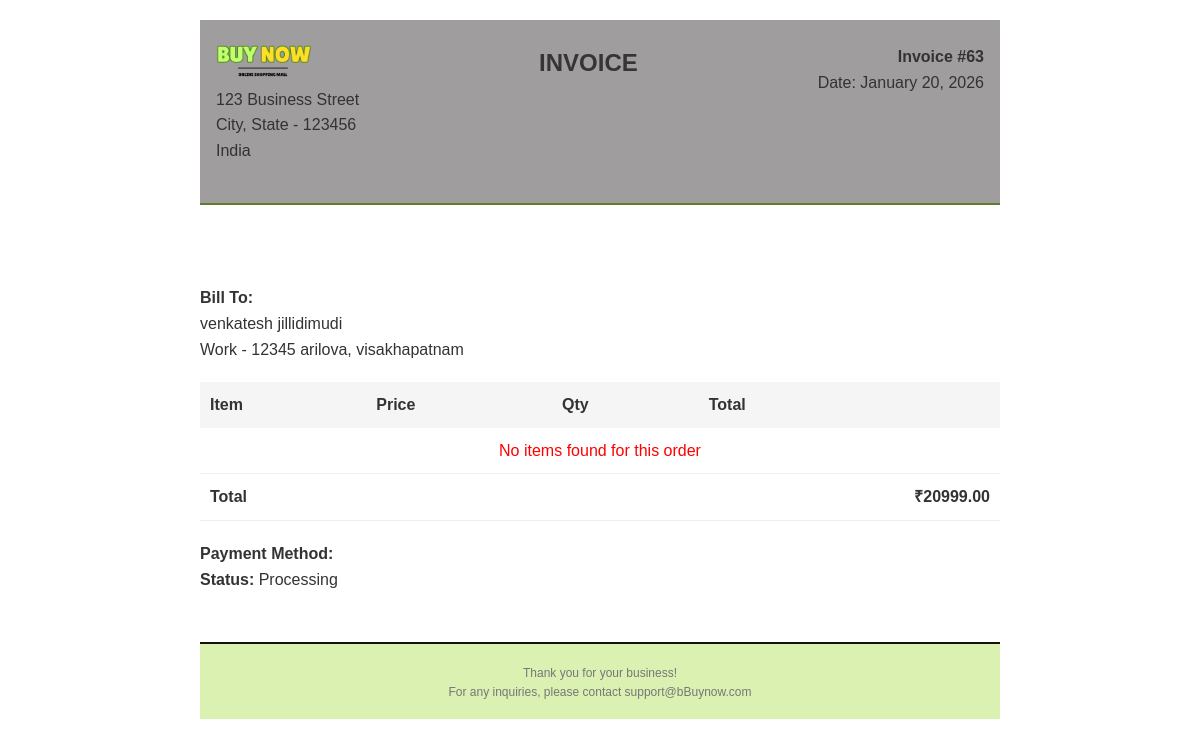
/order/invoice/63/ (signed in), run on the app's committed database.
### shop/models.py (models this page shows, shortened)
class Order(models.Model):
    STATUS_CHOICES = [
        ('P', 'Pending'),
        ('PR', 'Processing'),
        ('S', 'Shipped'),
        ('D', 'Delivered'),
        ('C', 'Cancelled'),
    ]
    user = models.ForeignKey(User, on_delete=models.CASCADE)
    items = models.ManyToManyField(CartItem)
    total_price = models.DecimalField(max_digits=10, decimal_places=2 ,default=0 )
    shipping_address = models.TextField(
        default="Address not provided",  # Or any sensible defaul
        blank=True  # Also add this if the field can be empty
        )
    status = models.CharField(max_length=2, choices=STATUS_CHOICES, default='PR')
    created_at = models.DateTimeField(auto_now_add=True)
    estimated_delivery = models.DateField(
        default=timezone.now() + timedelta(days=7)  # Default to 7 days from now
    )

### shop/views.py (the view)
# urls.py: path('order/invoice/<int:order_id>/', view_invoice, name='view_invoice'),
@login_required
def view_invoice(request, order_id):
    try:
        order = Order.objects.get(id=order_id, user=request.user)
    except Order.DoesNotExist:
        messages.error(request, "Order not found.")
        return redirect('order_history')
    return render(request, 'shop/invoice_template.html', {
        'order': order,
        'user': request.user
    })

### shop/context_processors.py (called while the page is built)
def wishlist_count(request):
    if request.user.is_authenticated:
        wishlist, created = Wishlist.objects.get_or_create(user=request.user)
        return {'wishlist_count': wishlist.products.count()}
    return {'wishlist_count': 0}

def cart_count(request):
    if request.user.is_authenticated:
        try:
            cart = Cart.objects.get(user=request.user)
            return {'cart_count': cart.items.count()}
        except Cart.DoesNotExist:
            return {'cart_count': 0}
    return {'cart_count': 0}

### shop/templates/shop/invoice_template.html (shortened to what this page needs)
{% load static %}
<!DOCTYPE html>
<html lang="en">
<head>
    <link rel="stylesheet" href="{% static 'css/invoice_template.css' %}">
</head>
<body>
    <div class="invoice-header">
        <div>
            <div class="company-address">
                <img src="{% static 'image/buy now logo.png' %}" alt="logo" style="height: 35px; width: auto;" /><br>
                123 Business Street<br>
                City, State - 123456<br>
                India
            </div>
        </div>
        <div class="invoice-title">INVOICE</div>
        <div class="invoice-details">
            <div><strong>Invoice #{{ order.id }}</strong></div>
            <div>Date: {{ order.created_at|date:"F j, Y" }}</div>
        </div>
    </div>
    <div class="customer-address">
        <strong>Bill To:</strong><br>
        {% if user %}
            {{ user.first_name }} {{ user.last_name }}<br>
        {% else %}
            <span style="color:red;">User not found</span><br>
        {% endif %}
        {% if order.shipping_address %}
            {{ order.shipping_address }}
        {% else %}
            <span style="color:red;">Shipping address not found</span>
        {% endif %}
    </div>
    <table class="items-table">
        <thead>
            <tr>
                <th>Item</th>
                <th>Price</th>
                <th>Qty</th>
                <th class="text-right">Total</th>
            </tr>
        </thead>
        <tbody>
            {% if order.items.all|length > 0 %}
                {% for item in order.items.all %}
                <tr>
                    <td>{{ item.product.name }}</td>
                    <td>₹{{ item.product.price }}</td>
                    <td>{{ item.quantity }}</td>
                    <td class="text-right">₹{{ item.total_price }}</td>
                </tr>
                {% endfor %}
            {% else %}
                <tr>
                    <td colspan="4" style="color:red; text-align:center;">No items found for this order</td>
                </tr>
            {% endif %}
            <tr class="total-row">
                <td colspan="3">Total</td>
                <td class="text-right">₹{{ order.total_price }}</td>
            </tr>
        </tbody>
    </table>
    <div class="payment-info">
        <strong>Payment Method:</strong> {{ order.payment_set.first.get_payment_method_display }}<br>
        <strong>Status:</strong> {{ order.get_status_display }}
    </div>
    <div class="footer">
        Thank you for your business!<br>
        For any inquiries, please contact support@bBuynow.com
    </div>
</body>
</html>

### shop/static/css/invoice_template.css (style rules this page uses)
body { font-family: Arial, sans-serif; line-height: 1.6; color: #333; max-width: 800px; margin: 0 auto; padding: 20px; }
.invoice-header { display: flex; justify-content: space-between; margin-bottom: 5rem; border-bottom: 2px solid #537915da; padding-bottom: 20px; padding-top: 1.5rem; padding-left: 1rem; padding-right: 1rem; background-color: #6a6767a4; }
.invoice-title { font-size: 24px; font-weight: bold; color: #393434; padding-bottom: 1.5rem; }
.invoice-details { text-align: right; }
.company-address, .customer-address { margin-bottom: 20px; }
.items-table { width: 100%; border-collapse: collapse; margin: 20px 0; }
.items-table th { background: #f5f5f5; text-align: left; padding: 10px; }
.items-table td { padding: 10px; border-bottom: 1px solid #eee; }
.text-right { text-align: right; }
.total-row { font-weight: bold; }
.footer { margin-top: 50px; padding-top: 20px; padding-bottom: 1rem; border-top: 2px solid #131212; text-align: center; font-size: 12px; color: #777; background-color: #daf1b1; }

### data on the page
Order: id "63", created_at "January 20, 2026", shipping_address "Work - 12345 arilova, visakhapatnam", total_price "20999.00", status "Processing"

### other printed values
{{ user.first_name }} "venkatesh"
{{ user.last_name }} "jillidimudi"
